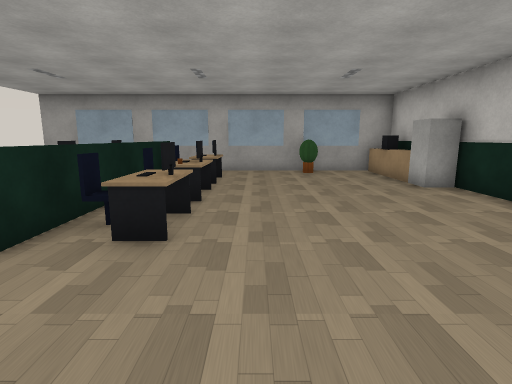
View 1 (above)

15 first-person views from a walk through a 3-D level made in the Unity game engine. The camera is 1.3 m above the floor, tilts 10° down and sees 80° across. The floor is counted in squares, 1 m on a side. Each view is taken from the middle of a square. On the plan, view 1 faces up. The plan holds only what a view shows up to about 14 squares ahead; the rest is blank. The place goes on beyond the plan. The player character is not drawn. Some surface patterns are stand-ins.

View 2
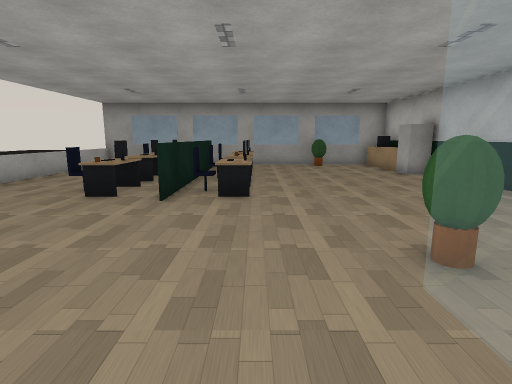

View 3
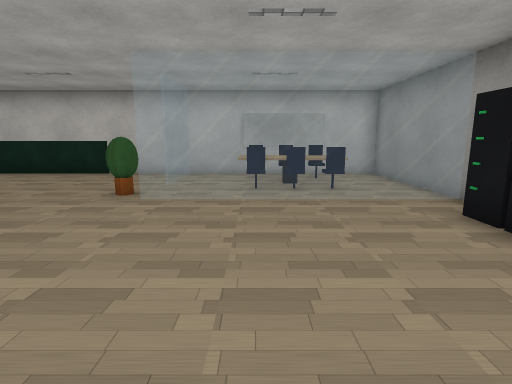

View 4
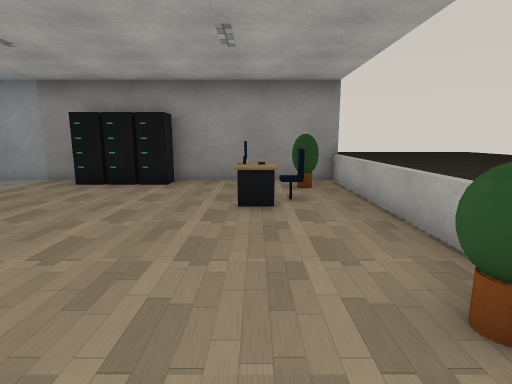

View 5
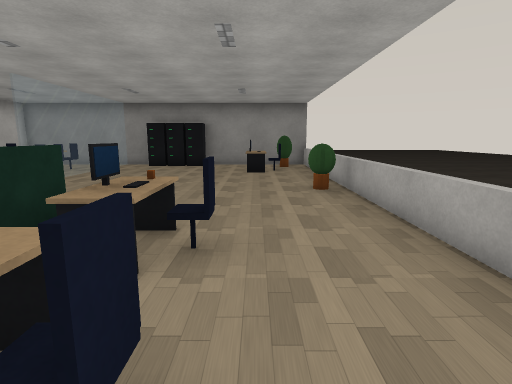

View 6
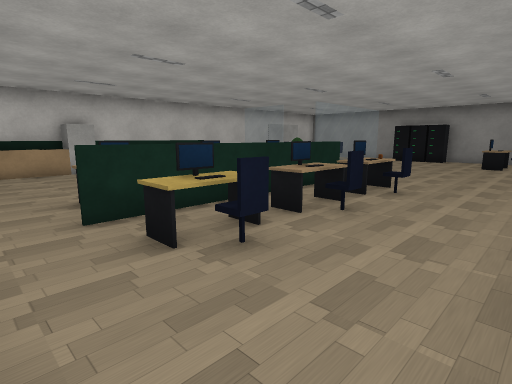

View 7
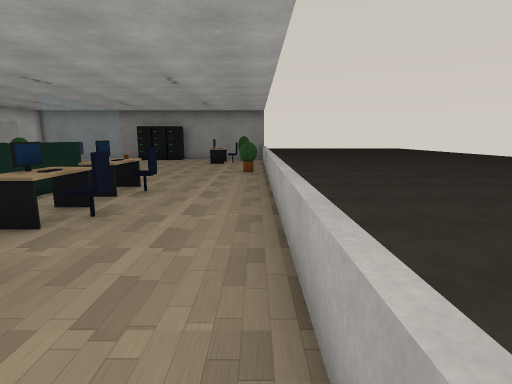

View 8
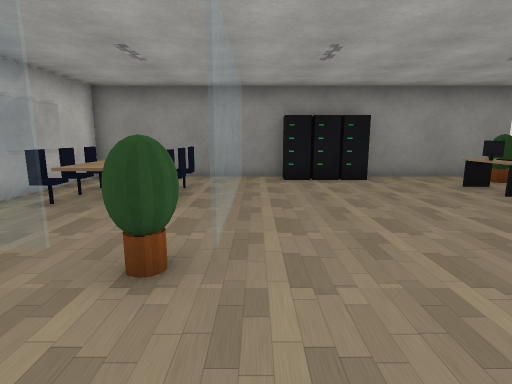

View 9
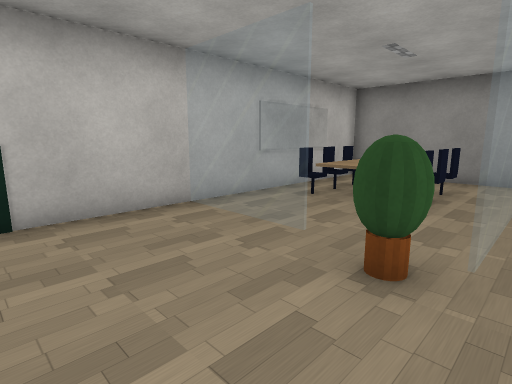

View 10
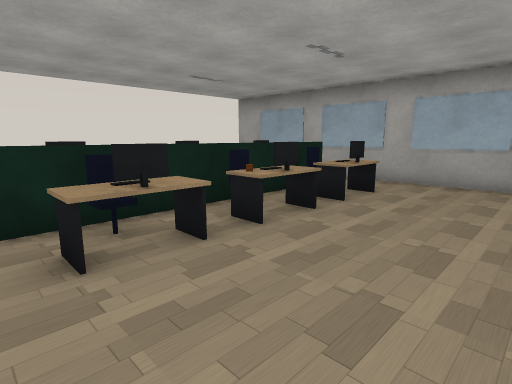

View 11
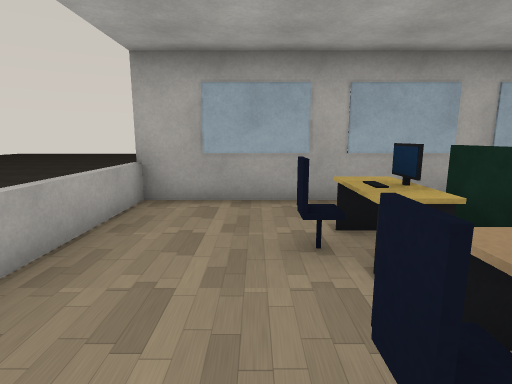

View 12
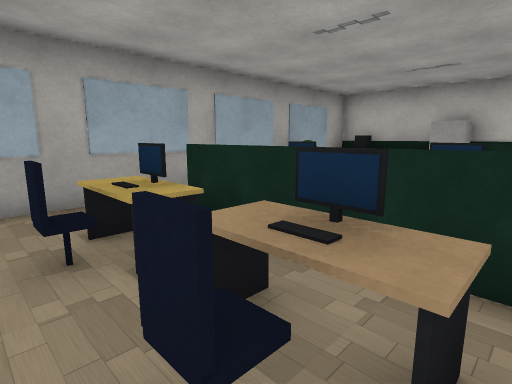

View 13
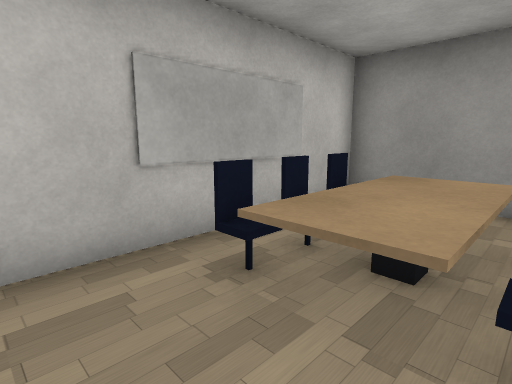

View 14
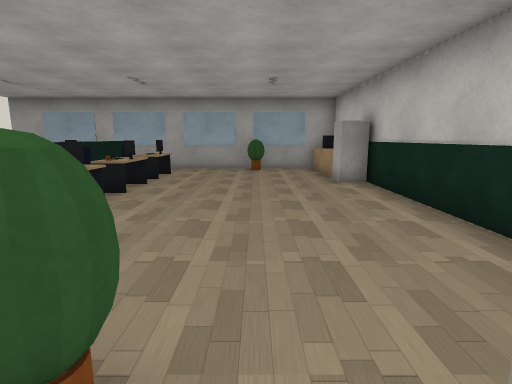

View 15
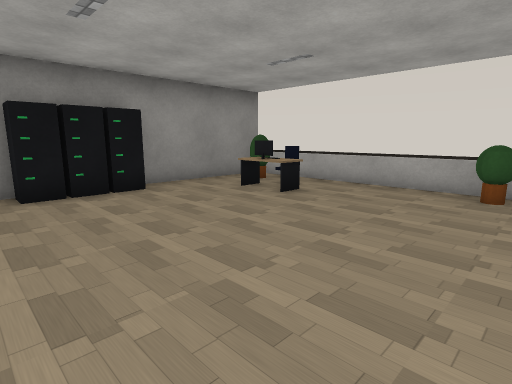

### Floor plan
Key: @ floor where view 1 was taken; # wall or solid block; x gap in a wall; . floor; = window, fence, low wall or low ledge; ^ raised ledge; O other object.
Columns run from 9 left of view 1 to 6 right of it. Each row starts with its distance up from view 1.
 13  ##############
 12 =.############^#
 11 =..........=..O#
 10 =...OO#OO.....^#
  9 =...OO#OO.....##
  8 =.....#.......O#
  7 =...OO#OO.....##
  6 =.....#.......##
  5 =...OO#OO.....##
  4 =...OO#OO.....##
  3 =.............##
  2 =..............#
  1 =..............#
  0 =OO......@#.===#
 -1 =.........=....#
 -2 =.........=....#
 -3 =.........=O^O##
 -4 =.OO......=O^O##
 -5 =.OO......=O^O##
 -6 =x#.......=#  ##
 -7 =.....OOO.=#####
 -8  ##############

Where each view was taken, in squares from view 1:
view 1: 0 up, 0 right, facing up
view 2: 3 down, 1 left, facing up
view 3: 3 down, 6 left, facing right
view 4: 2 up, 6 left, facing down
view 5: 8 up, 6 left, facing down
view 6: 12 up, 8 left, facing down-right
view 7: 12 up, 8 left, facing down
view 8: 3 up, 0 right, facing down
view 9: 3 up, 0 right, facing down-right
view 10: 3 up, 2 right, facing up-left
view 11: 6 up, 6 left, facing up
view 12: 6 up, 6 left, facing up-right
view 13: 1 down, 2 right, facing down-right
view 14: 1 down, 2 right, facing up
view 15: 1 up, 0 right, facing down-left
